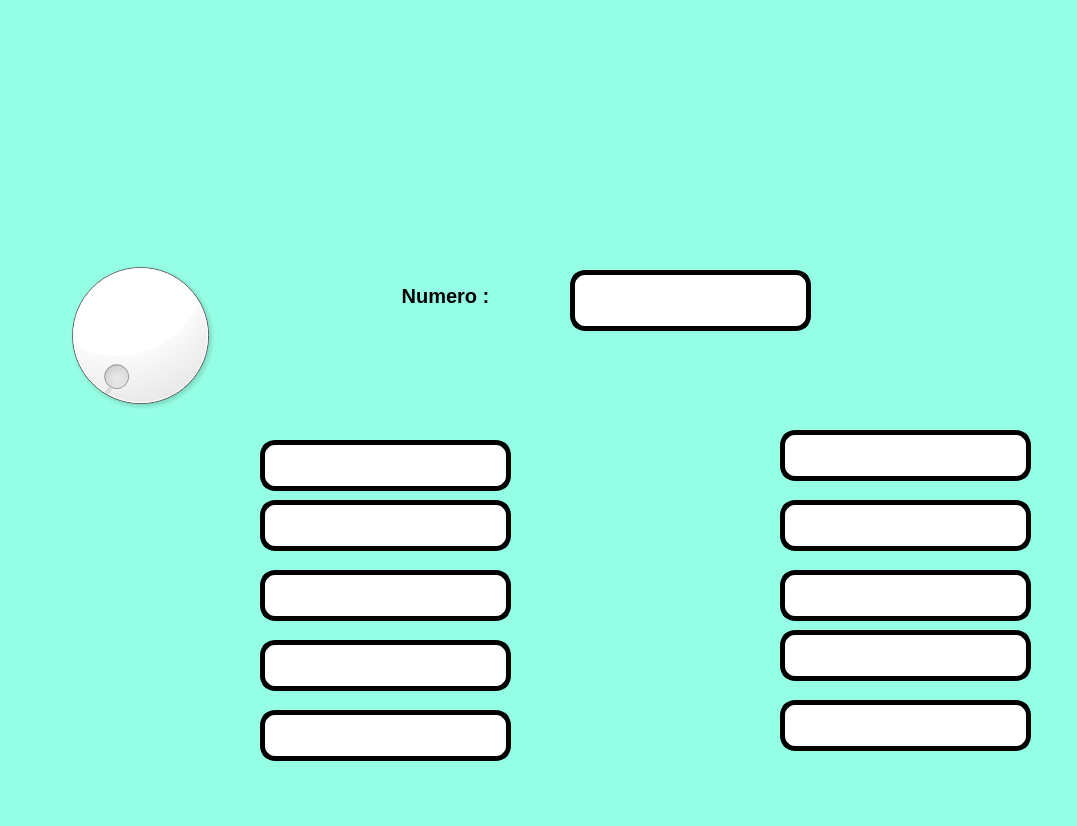
<?xml version="1.0" encoding="UTF-8"?>
<ui version="4.0">
 <class>MainWindow</class>
 <widget class="QMainWindow" name="MainWindow">
  <property name="geometry">
   <rect>
    <x>0</x>
    <y>0</y>
    <width>1077</width>
    <height>826</height>
   </rect>
  </property>
  <property name="windowTitle">
   <string>MainWindow</string>
  </property>
  <property name="styleSheet">
   <string notr="true">background-color: rgb(149, 255, 229);</string>
  </property>
  <widget class="QWidget" name="centralwidget">
   <widget class="QLabel" name="imagen">
    <property name="geometry">
     <rect>
      <x>50</x>
      <y>30</y>
      <width>221</width>
      <height>181</height>
     </rect>
    </property>
    <property name="styleSheet">
     <string notr="true"/>
    </property>
    <property name="text">
     <string/>
    </property>
    <property name="pixmap">
     <pixmap resource="../Archivos/Recursos.qrc">:/ejercicios/FIT_logo_vertical.png</pixmap>
    </property>
    <property name="scaledContents">
     <bool>true</bool>
    </property>
   </widget>
   <widget class="QLabel" name="imagen_3">
    <property name="geometry">
     <rect>
      <x>840</x>
      <y>230</y>
      <width>141</width>
      <height>141</height>
     </rect>
    </property>
    <property name="styleSheet">
     <string notr="true"/>
    </property>
    <property name="text">
     <string/>
    </property>
    <property name="pixmap">
     <pixmap resource="../Archivos/Recursos.qrc">:/ejercicios/wero.jpg</pixmap>
    </property>
    <property name="scaledContents">
     <bool>true</bool>
    </property>
   </widget>
   <widget class="QDial" name="dial">
    <property name="geometry">
     <rect>
      <x>50</x>
      <y>250</y>
      <width>181</width>
      <height>171</height>
     </rect>
    </property>
    <property name="styleSheet">
     <string notr="true">color: rgb(255, 255, 255);
background-color: rgb(255, 255, 255);</string>
    </property>
   </widget>
   <widget class="QLabel" name="label_2">
    <property name="geometry">
     <rect>
      <x>670</x>
      <y>50</y>
      <width>251</width>
      <height>131</height>
     </rect>
    </property>
    <property name="text">
     <string/>
    </property>
    <property name="pixmap">
     <pixmap resource="../Archivos/Recursos.qrc">:/ejercicios/log_uat_nuevo.png</pixmap>
    </property>
    <property name="scaledContents">
     <bool>true</bool>
    </property>
   </widget>
   <widget class="QLineEdit" name="txt_num1">
    <property name="geometry">
     <rect>
      <x>260</x>
      <y>440</y>
      <width>251</width>
      <height>51</height>
     </rect>
    </property>
    <property name="font">
     <font>
      <pointsize>15</pointsize>
      <weight>75</weight>
      <bold>true</bold>
     </font>
    </property>
    <property name="styleSheet">
     <string notr="true">border-radius: 15px;
background-color: rgb(255, 255, 255);
border:  5px solid black;
</string>
    </property>
    <property name="text">
     <string/>
    </property>
    <property name="alignment">
     <set>Qt::AlignCenter</set>
    </property>
   </widget>
   <widget class="QLineEdit" name="txt_num2">
    <property name="geometry">
     <rect>
      <x>260</x>
      <y>500</y>
      <width>251</width>
      <height>51</height>
     </rect>
    </property>
    <property name="font">
     <font>
      <pointsize>15</pointsize>
      <weight>75</weight>
      <bold>true</bold>
     </font>
    </property>
    <property name="styleSheet">
     <string notr="true">border-radius: 15px;
background-color: rgb(255, 255, 255);
border:  5px solid black;
</string>
    </property>
    <property name="text">
     <string/>
    </property>
    <property name="alignment">
     <set>Qt::AlignCenter</set>
    </property>
   </widget>
   <widget class="QLineEdit" name="txt_num3">
    <property name="geometry">
     <rect>
      <x>260</x>
      <y>570</y>
      <width>251</width>
      <height>51</height>
     </rect>
    </property>
    <property name="font">
     <font>
      <pointsize>15</pointsize>
      <weight>75</weight>
      <bold>true</bold>
     </font>
    </property>
    <property name="styleSheet">
     <string notr="true">border-radius: 15px;
background-color: rgb(255, 255, 255);
border:  5px solid black;
</string>
    </property>
    <property name="text">
     <string/>
    </property>
    <property name="alignment">
     <set>Qt::AlignCenter</set>
    </property>
   </widget>
   <widget class="QLineEdit" name="txt_num4">
    <property name="geometry">
     <rect>
      <x>260</x>
      <y>640</y>
      <width>251</width>
      <height>51</height>
     </rect>
    </property>
    <property name="font">
     <font>
      <pointsize>15</pointsize>
      <weight>75</weight>
      <bold>true</bold>
     </font>
    </property>
    <property name="styleSheet">
     <string notr="true">border-radius: 15px;
background-color: rgb(255, 255, 255);
border:  5px solid black;
</string>
    </property>
    <property name="text">
     <string/>
    </property>
    <property name="alignment">
     <set>Qt::AlignCenter</set>
    </property>
   </widget>
   <widget class="QLineEdit" name="txt_num5">
    <property name="geometry">
     <rect>
      <x>260</x>
      <y>710</y>
      <width>251</width>
      <height>51</height>
     </rect>
    </property>
    <property name="font">
     <font>
      <pointsize>15</pointsize>
      <weight>75</weight>
      <bold>true</bold>
     </font>
    </property>
    <property name="styleSheet">
     <string notr="true">border-radius: 15px;
background-color: rgb(255, 255, 255);
border:  5px solid black;
</string>
    </property>
    <property name="text">
     <string/>
    </property>
    <property name="alignment">
     <set>Qt::AlignCenter</set>
    </property>
   </widget>
   <widget class="QLineEdit" name="txt_num7">
    <property name="geometry">
     <rect>
      <x>780</x>
      <y>500</y>
      <width>251</width>
      <height>51</height>
     </rect>
    </property>
    <property name="font">
     <font>
      <pointsize>15</pointsize>
      <weight>75</weight>
      <bold>true</bold>
     </font>
    </property>
    <property name="styleSheet">
     <string notr="true">border-radius: 15px;
background-color: rgb(255, 255, 255);
border:  5px solid black;
</string>
    </property>
    <property name="text">
     <string/>
    </property>
    <property name="alignment">
     <set>Qt::AlignCenter</set>
    </property>
   </widget>
   <widget class="QLineEdit" name="txt_num6">
    <property name="geometry">
     <rect>
      <x>780</x>
      <y>430</y>
      <width>251</width>
      <height>51</height>
     </rect>
    </property>
    <property name="font">
     <font>
      <pointsize>15</pointsize>
      <weight>75</weight>
      <bold>true</bold>
     </font>
    </property>
    <property name="styleSheet">
     <string notr="true">border-radius: 15px;
background-color: rgb(255, 255, 255);
border:  5px solid black;
</string>
    </property>
    <property name="text">
     <string/>
    </property>
    <property name="alignment">
     <set>Qt::AlignCenter</set>
    </property>
   </widget>
   <widget class="QLineEdit" name="txt_num8">
    <property name="geometry">
     <rect>
      <x>780</x>
      <y>570</y>
      <width>251</width>
      <height>51</height>
     </rect>
    </property>
    <property name="font">
     <font>
      <pointsize>15</pointsize>
      <weight>75</weight>
      <bold>true</bold>
     </font>
    </property>
    <property name="styleSheet">
     <string notr="true">border-radius: 15px;
background-color: rgb(255, 255, 255);
border:  5px solid black;
</string>
    </property>
    <property name="text">
     <string/>
    </property>
    <property name="alignment">
     <set>Qt::AlignCenter</set>
    </property>
   </widget>
   <widget class="QLineEdit" name="txt_num9">
    <property name="geometry">
     <rect>
      <x>780</x>
      <y>630</y>
      <width>251</width>
      <height>51</height>
     </rect>
    </property>
    <property name="font">
     <font>
      <pointsize>15</pointsize>
      <weight>75</weight>
      <bold>true</bold>
     </font>
    </property>
    <property name="styleSheet">
     <string notr="true">border-radius: 15px;
background-color: rgb(255, 255, 255);
border:  5px solid black;
</string>
    </property>
    <property name="text">
     <string/>
    </property>
    <property name="alignment">
     <set>Qt::AlignCenter</set>
    </property>
   </widget>
   <widget class="QLineEdit" name="txt_num10">
    <property name="geometry">
     <rect>
      <x>780</x>
      <y>700</y>
      <width>251</width>
      <height>51</height>
     </rect>
    </property>
    <property name="font">
     <font>
      <pointsize>15</pointsize>
      <weight>75</weight>
      <bold>true</bold>
     </font>
    </property>
    <property name="styleSheet">
     <string notr="true">border-radius: 15px;
background-color: rgb(255, 255, 255);
border:  5px solid black;
</string>
    </property>
    <property name="text">
     <string/>
    </property>
    <property name="alignment">
     <set>Qt::AlignCenter</set>
    </property>
   </widget>
   <widget class="QLabel" name="label_01">
    <property name="geometry">
     <rect>
      <x>60</x>
      <y>450</y>
      <width>161</width>
      <height>31</height>
     </rect>
    </property>
    <property name="font">
     <font>
      <pointsize>15</pointsize>
      <weight>75</weight>
      <bold>true</bold>
     </font>
    </property>
    <property name="text">
     <string/>
    </property>
    <property name="alignment">
     <set>Qt::AlignCenter</set>
    </property>
   </widget>
   <widget class="QLabel" name="label_02">
    <property name="geometry">
     <rect>
      <x>60</x>
      <y>510</y>
      <width>161</width>
      <height>31</height>
     </rect>
    </property>
    <property name="font">
     <font>
      <pointsize>15</pointsize>
      <weight>75</weight>
      <bold>true</bold>
     </font>
    </property>
    <property name="text">
     <string/>
    </property>
    <property name="alignment">
     <set>Qt::AlignCenter</set>
    </property>
   </widget>
   <widget class="QLabel" name="label_03">
    <property name="geometry">
     <rect>
      <x>60</x>
      <y>580</y>
      <width>161</width>
      <height>31</height>
     </rect>
    </property>
    <property name="font">
     <font>
      <pointsize>15</pointsize>
      <weight>75</weight>
      <bold>true</bold>
     </font>
    </property>
    <property name="text">
     <string/>
    </property>
    <property name="alignment">
     <set>Qt::AlignCenter</set>
    </property>
   </widget>
   <widget class="QLabel" name="label_04">
    <property name="geometry">
     <rect>
      <x>60</x>
      <y>650</y>
      <width>161</width>
      <height>31</height>
     </rect>
    </property>
    <property name="font">
     <font>
      <pointsize>15</pointsize>
      <weight>75</weight>
      <bold>true</bold>
     </font>
    </property>
    <property name="text">
     <string/>
    </property>
    <property name="alignment">
     <set>Qt::AlignCenter</set>
    </property>
   </widget>
   <widget class="QLabel" name="label_05">
    <property name="geometry">
     <rect>
      <x>60</x>
      <y>710</y>
      <width>161</width>
      <height>41</height>
     </rect>
    </property>
    <property name="font">
     <font>
      <pointsize>15</pointsize>
      <weight>75</weight>
      <bold>true</bold>
     </font>
    </property>
    <property name="text">
     <string/>
    </property>
    <property name="alignment">
     <set>Qt::AlignCenter</set>
    </property>
   </widget>
   <widget class="QLabel" name="label_06">
    <property name="geometry">
     <rect>
      <x>590</x>
      <y>440</y>
      <width>141</width>
      <height>31</height>
     </rect>
    </property>
    <property name="font">
     <font>
      <pointsize>15</pointsize>
      <weight>75</weight>
      <bold>true</bold>
     </font>
    </property>
    <property name="text">
     <string/>
    </property>
    <property name="alignment">
     <set>Qt::AlignCenter</set>
    </property>
   </widget>
   <widget class="QLabel" name="label_07">
    <property name="geometry">
     <rect>
      <x>590</x>
      <y>510</y>
      <width>141</width>
      <height>31</height>
     </rect>
    </property>
    <property name="font">
     <font>
      <pointsize>15</pointsize>
      <weight>75</weight>
      <bold>true</bold>
     </font>
    </property>
    <property name="text">
     <string/>
    </property>
    <property name="alignment">
     <set>Qt::AlignCenter</set>
    </property>
   </widget>
   <widget class="QLabel" name="label_08">
    <property name="geometry">
     <rect>
      <x>590</x>
      <y>580</y>
      <width>141</width>
      <height>31</height>
     </rect>
    </property>
    <property name="font">
     <font>
      <pointsize>15</pointsize>
      <weight>75</weight>
      <bold>true</bold>
     </font>
    </property>
    <property name="text">
     <string/>
    </property>
    <property name="alignment">
     <set>Qt::AlignCenter</set>
    </property>
   </widget>
   <widget class="QLabel" name="label_09">
    <property name="geometry">
     <rect>
      <x>590</x>
      <y>650</y>
      <width>141</width>
      <height>31</height>
     </rect>
    </property>
    <property name="font">
     <font>
      <pointsize>15</pointsize>
      <weight>75</weight>
      <bold>true</bold>
     </font>
    </property>
    <property name="text">
     <string/>
    </property>
    <property name="alignment">
     <set>Qt::AlignCenter</set>
    </property>
   </widget>
   <widget class="QLabel" name="label_010">
    <property name="geometry">
     <rect>
      <x>590</x>
      <y>710</y>
      <width>141</width>
      <height>31</height>
     </rect>
    </property>
    <property name="font">
     <font>
      <pointsize>15</pointsize>
      <weight>75</weight>
      <bold>true</bold>
     </font>
    </property>
    <property name="text">
     <string/>
    </property>
    <property name="alignment">
     <set>Qt::AlignCenter</set>
    </property>
   </widget>
   <widget class="QLineEdit" name="txt_num">
    <property name="geometry">
     <rect>
      <x>570</x>
      <y>270</y>
      <width>241</width>
      <height>61</height>
     </rect>
    </property>
    <property name="font">
     <font>
      <pointsize>15</pointsize>
      <weight>75</weight>
      <bold>true</bold>
     </font>
    </property>
    <property name="styleSheet">
     <string notr="true">border-radius: 15px;
background-color: rgb(255, 255, 255);
border:  5px solid black;
</string>
    </property>
    <property name="text">
     <string/>
    </property>
    <property name="alignment">
     <set>Qt::AlignCenter</set>
    </property>
   </widget>
   <widget class="QLabel" name="label_14">
    <property name="geometry">
     <rect>
      <x>360</x>
      <y>280</y>
      <width>171</width>
      <height>31</height>
     </rect>
    </property>
    <property name="font">
     <font>
      <pointsize>15</pointsize>
      <weight>75</weight>
      <bold>true</bold>
     </font>
    </property>
    <property name="text">
     <string>Numero :</string>
    </property>
    <property name="alignment">
     <set>Qt::AlignCenter</set>
    </property>
   </widget>
  </widget>
  <widget class="QMenuBar" name="menubar">
   <property name="geometry">
    <rect>
     <x>0</x>
     <y>0</y>
     <width>1077</width>
     <height>26</height>
    </rect>
   </property>
  </widget>
  <widget class="QStatusBar" name="statusbar"/>
 </widget>
 <resources>
  <include location="../Archivos/Recursos.qrc"/>
 </resources>
 <connections/>
</ui>
